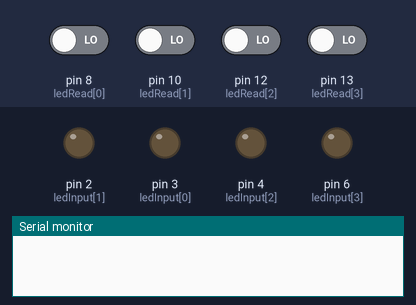
The sketch below on a simulated Arduino Uno, built with avr-gcc and run on an emulated ATmega328P. Shown: output pins drawn as LEDs (lit = HIGH), the last lines printed to the serial monitor. Dashed ring = blinking. Inputs (shaded band) come from the test bench; at power-on: pin 8 (ledRead[0]), pin 10 (ledRead[1]), pin 12 (ledRead[2]), pin 13 (ledRead[3]) LOW. Random numbers use the default seed unless the sketch sets one.

Above: at 1.2 s.
1.3 s: pin 8 (ledRead[0]) driven HIGH
At 2.1 s:
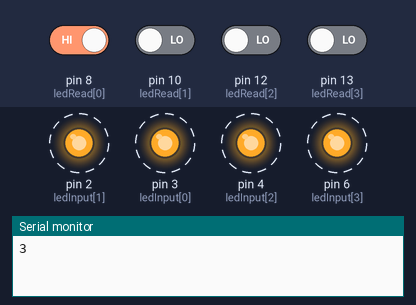
Timing chart, 0 to 10.3 s (numbered marks = the images above; inputs shaded):
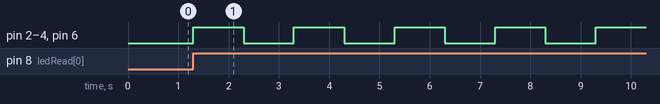

Measured:
- after the input at 1.3 s, pin 2 (ledInput[1]), pin 3 (ledInput[0]), pin 4 (ledInput[2]), pin 6 (ledInput[3]): alternates HIGH for 1.0 s and LOW for 1.0 s, starting at once

The sketch:

cs_iot.ino
```cpp
int ledInput[4]={3,2,4,6};
int ledRead[4]={8,10,12,13};
int contador = 0;
bool callPisca = false;
void setup() {
 Serial.begin(9600);
 // put your setup code here, to run once:
 int cont = 0;
 for(cont;cont<4;cont++){
   pinMode(ledInput[cont], OUTPUT);
   pinMode(ledRead[cont], INPUT);
 }

}

void pisca(){
 callPisca = true;
}


void loop() {
 // put your main code here, to run repeatedly:

 int cont = 0;
// Serial.print(digitalRead(ledRead[0]));
//  Serial.print(digitalRead(ledRead[1]));
//  Serial.print(digitalRead(ledRead[2]));
//  Serial.print(digitalRead(ledRead[3]));
 for(cont;cont<4;cont++){
   if(digitalRead(ledRead[cont]) == HIGH){
     Serial.print(ledInput[cont]);
     //digitalWrite(ledInput[cont], HIGH);
     pisca();
   }
   else{
//    digitalWrite(ledInput[cont], LOW);
   }


 }

 if (callPisca){
 digitalWrite(ledInput[0], HIGH);
   digitalWrite(ledInput[1], HIGH);
   digitalWrite(ledInput[2], HIGH);
   digitalWrite(ledInput[3], HIGH);
   delay(1000);
   digitalWrite(ledInput[0], LOW);
   digitalWrite(ledInput[1], LOW);
   digitalWrite(ledInput[2], LOW);
   digitalWrite(ledInput[3], LOW);
   delay(1000);
   }

}
```

genius.c
```cpp
#include <assert.h>
#include <stdio.h>
#include <stdlib.h>
#include "genius.h"

int *build_array( int length );


int *build_array( int length )
{
	int *array = malloc( length + 1 );
	int i;
	for( i = 0; i < length; i++)
	{
		array[i] = rand() % TOTAL_DE_CORES;
	}

	array[length] = -1;

	return array;
}

int validate_answer( int *piscadas, int position, int cor )
{
	if( piscadas[position] == cor )
		return RESPOSTA_CERTA;

	return RESPOSTA_ERRADA;
}

void get_rodada( int *piscadas, int rodada, int *rodadas )
{
	if( rodada == 0 )
	{
		rodadas[0] = -1;
		return;
	}
	int i;
	for( i = 0; i < rodada; i++ )
	{
		rodadas[i] = piscadas[i];
	}
	rodadas[rodada] = -1;
}
```

genius.h
```cpp
#define AMARELO 0
#define VERMELHO 1
#define VERDE 2
#define BRANCO 3

#define RESPOSTA_ERRADA 0
#define RESPOSTA_CERTA 1

#define TOTAL_DE_CORES 4


int *build_array( int length );
int validate_answer( int *, int, int );
void get_rodada( int *, int, int * );
```

genius_test.c
```cpp
#include <assert.h>
#include <stdio.h>
#include <stdlib.h>

#include "genius.h"

void test_should_create_initial_array()
{
	// setup
	int *actual = NULL;
	int length = 10;

	// chama função que cria array
	actual = build_array( length );

	// garante que o array não é nulo
	assert( actual != NULL );

	// garante que o comprimento do array está preenchido com 'a'
	int i;
	for( i = 0; i < length; i++ )
	{
		assert( actual[i] == AMARELO ||
			actual[i] == VERMELHO ||
			actual[i] == VERDE ||
			actual[i] == BRANCO );
	}

	// garante que o último byte é nulo
	assert( actual[length] == -1 );
}

void test_should_validate_answer()
{
	// montar um array de piscadas
	int piscadas[2] = { AMARELO, -1 };

	// sut
	assert( validate_answer( piscadas, 0, AMARELO ) == RESPOSTA_CERTA );
	assert( validate_answer( piscadas, 0, VERDE ) == RESPOSTA_ERRADA );
	assert( validate_answer( piscadas, 1, VERDE ) == RESPOSTA_ERRADA );
}

void test_should_retorna_rodada()
{
	// monta um array de piscadas
	int piscadas[4] = { AMARELO, VERDE, AMARELO, -1 };

	// simula retorna as piscadas da rodada zero
	int rodada[1];
	get_rodada( piscadas, 0, rodada);
	assert( rodada[0] == -1 );

	// simula retorna as piscadas da primeira rodada
	int rodada1[2];
	get_rodada( piscadas, 1, rodada1);
	assert( rodada1[0] == AMARELO );
	assert( rodada1[1] == -1 );

	// // simula retorna as piscadas da primeira rodada
	int rodada2[3];
	get_rodada( piscadas, 2, rodada2);
	assert( rodada2[0] == AMARELO );
	assert( rodada2[1] == VERDE );
	assert( rodada2[2] == -1 );

	// // simula retorna as piscadas da terceira rodada
	int rodada3[4];
	get_rodada( piscadas, 3, rodada3);
	assert( rodada3[0] == AMARELO );
	assert( rodada3[1] == VERDE );
	assert( rodada3[2] == AMARELO );
	assert( rodada3[3] == -1 );
}

void test_should_win_genius_round()
{
	// contruir array com 4 jogadas
	int piscadas[5] = { AMARELO, VERDE, BRANCO, VERMELHO, -1 };
	int respostas[4] = { AMARELO, VERDE, BRANCO, -1 };

	// jogar a terceira rodada e verificar resposta correta
	int rodada[4];
	get_rodada( piscadas, 3, rodada );

	// jogar
	int i;
	for( i = 0; i < 3; i++ )
	{
		assert(validate_answer( rodada, i, respostas[i] ) == RESPOSTA_CERTA );
	}
}
```
